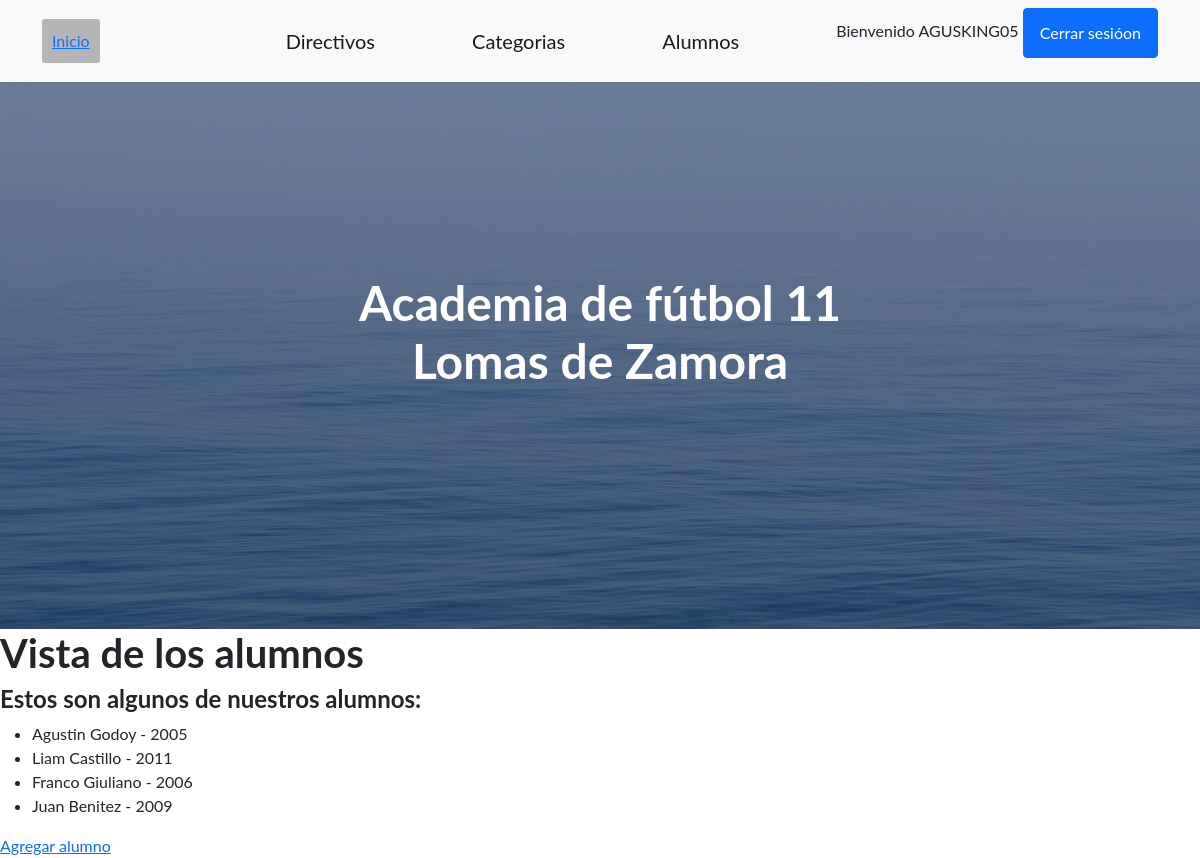
Screenshot of /academiadefutbol/alumnos/ (signed in) with the database file from the repository.
### home/models.py (models this page shows, shortened)
class Alumno(models.Model):
    nombre= models.CharField(max_length= 24)
    apellido= models.CharField(max_length= 24)
    categoria= models.IntegerField()

### home/views.py (the view)
# urls.py: path('alumnos/', alumnos, name= "Alumnos"),
@login_required
def alumnos(request):
   lista = Alumno.objects.all()
   return render(request, "alumnos.html", {"lista_alumnos": lista})

### home/templates/alumnos.html
{% extends 'profes.html' %}
{% load static %}
{% block contenidoQueCambia %}
<h1>Vista de los alumnos</h1>
<h4>Estos son algunos de nuestros alumnos:</h4>
<ul>
    {% for alumno in lista_alumnos %}
        <li>{{alumno.nombre}} {{alumno.apellido}} - {{alumno.categoria}}</li>
    {% endfor %}
</ul>
<a href="{% url 'AlumnoFormulario' %}">Agregar alumno</a>
{% endblock contenidoQueCambia %}

### home/templates/profes.html (shortened to what this page needs)
<!DOCTYPE html>
<html lang="en">
    <head>
        {% load static %}
        <link href="https://cdn.jsdelivr.net/npm/bootstrap-icons@1.5.0/font/bootstrap-icons.css" rel="stylesheet" type="text/css" />
        <link href="{% static 'css/styles.css' %}" rel="stylesheet" />
        <link href="{% static 'css/mis_estilos.css' %}" rel="stylesheet" />
    </head>
    <body>
        <nav class="navbar navbar-light bg-light static-top">
            <div class="container">
                <a class="navbar-brand1" href="{% url 'Inicio' %}">Inicio</a>
                <a class="navbar-brand" href="{% url 'Directivos' %}">Directivos</a>
                <a class="navbar-brand" href="{% url 'Categorias' %}">Categorias</a>
                <a class="navbar-brand" href="{% url 'Alumnos' %}">Alumnos</a>
                {% if user.is_authenticated %}
                    <p>Bienvenido {{user.username}}
                    <a class="btn btn-primary" href="{% url 'CerrarSesion' %}">Cerrar sesióon</a>
                {% else %}
                    <a class="btn btn-primary" href="{% url 'Login' %}">Iniciar sesión</a>
                {% endif %}
            </div>
        </nav>
        <header class="masthead">
            <div class="container position-relative">
                <div class="row justify-content-center">
                    <div class="col-xl-6">
                        <div class="text-center text-white">
                            <h1 class="mb-5">Academia de fútbol 11 Lomas de Zamora</h1>
                        </div>
                    </div>
                </div>
            </div>
        </header>
        {% block contenidoQueCambia %}
        {% endblock contenidoQueCambia %}
    </body>
</html>

### home/static/css/mis_estilos.css (style rules this page uses)
.navbar-brand1 { margin-right: 105px; background-color: rgba(88, 88, 88, 0.425); padding: 10px; border-radius: 3px; }

### rows the page displays
Alumno: nombre "Agustin", apellido "Godoy", categoria "2005"
Alumno: nombre "Liam", apellido "Castillo", categoria "2011"
Alumno: nombre "Franco", apellido "Giuliano", categoria "2006"
Alumno: nombre "Juan", apellido "Benitez", categoria "2009"

### other values shown
{{ user.username }} "AGUSKING05"
